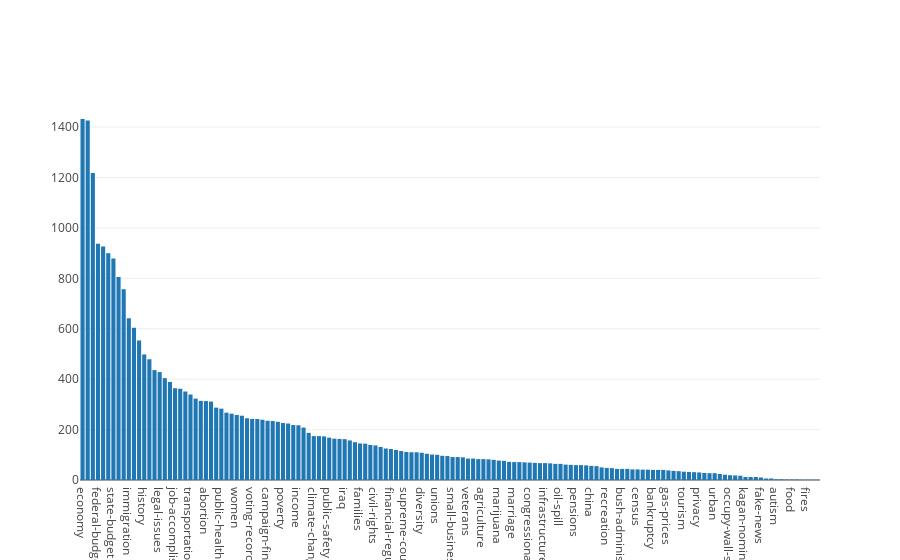

The cell this chart's notebook holds for it:
### Code cell
sorted_subjects = subjects_counter.most_common(len(subjects_counter.keys()))

chart = [go.Bar(
            x = list(map(lambda x: x[0], sorted_subjects)),
            y = list(map(lambda x: x[1], sorted_subjects)),
        )]

iplot(chart)

### Figure 1 — Plotly figure (JSON) as saved in the notebook; plotly's stock layout.template omitted (floating-point values rounded to 4 significant figures; data arrays with more than 128 entries replaced by an {"elided": "..."} marker saying what was removed)
{"data": [{"type": "bar", "uid": "e2cb84de-72bd-4e6a-a2bb-bc9fa7fa95ac", "x": {"elided": "144 str values"}, "y": {"elided": "144 int values"}}], "layout": {}}
